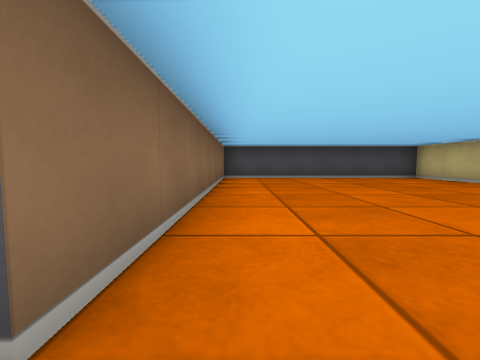
View 1 (above)

18 first-person views from a walk through a cub3D ray-caster map. The camera is about half as high as the walls, tilts 4° down and sees 90° across. The floor is counted in squares. Each view is taken from the middle of a square. On the plan, view 1 faces up. The plan holds only what a view shows up to about 9 squares ahead; the rest is blank.

View 2
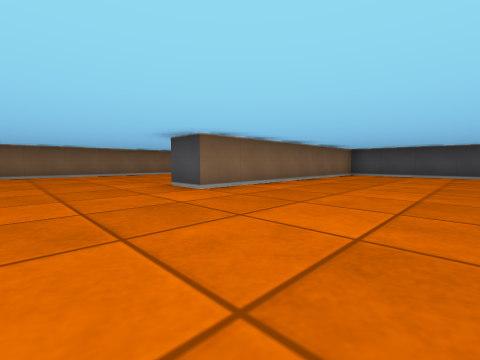

View 3
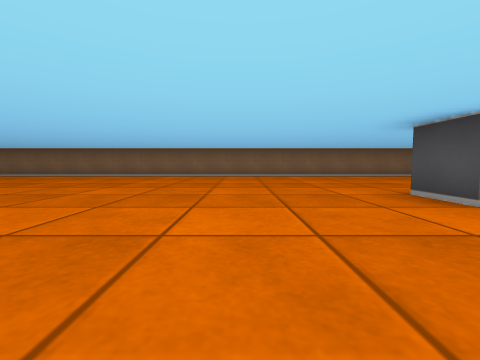

View 4
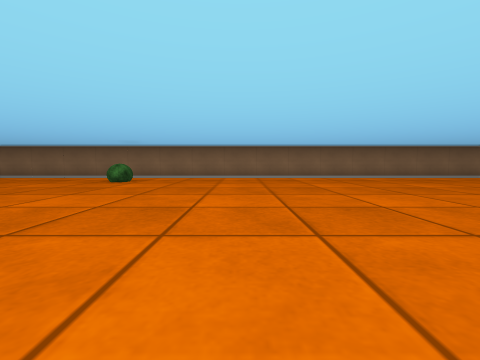

View 5
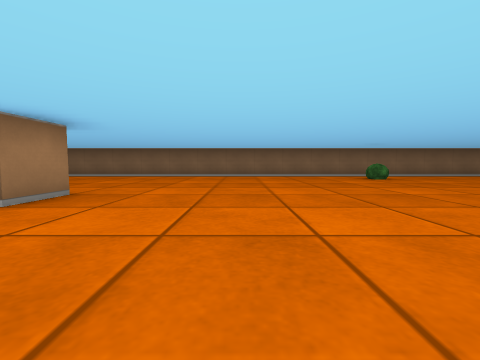

View 6
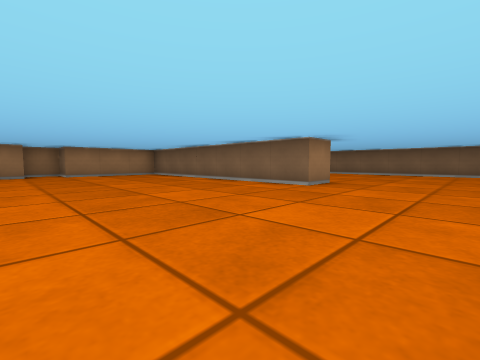

View 7
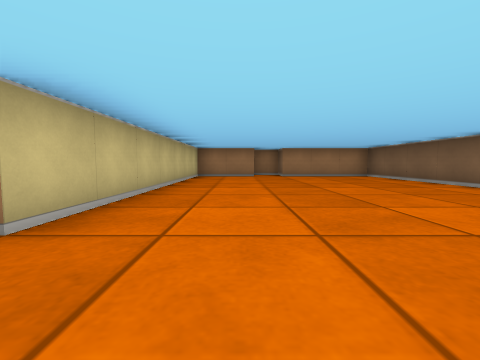

View 8
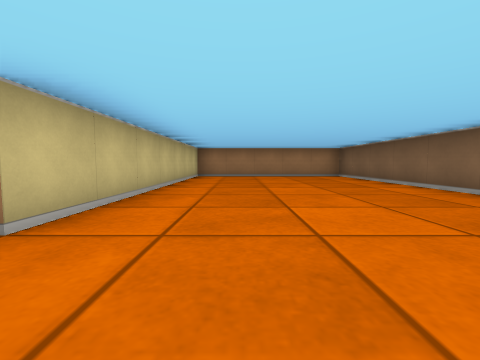

View 9
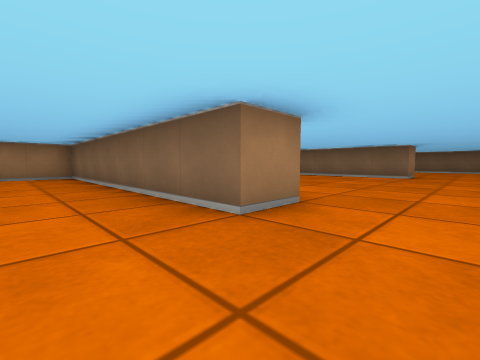

View 10
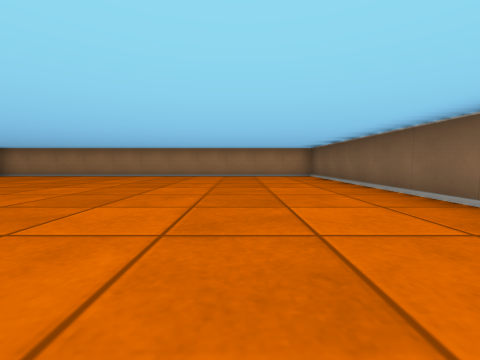

View 11
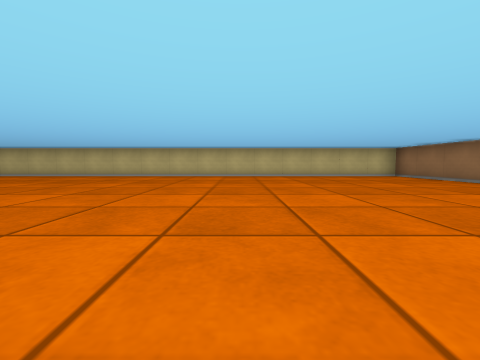

View 12
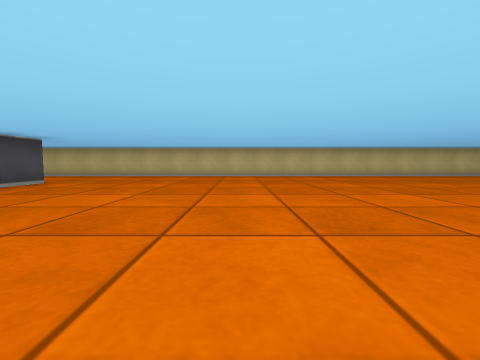

View 13
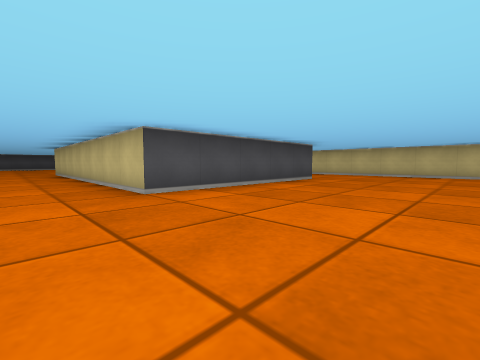

View 14
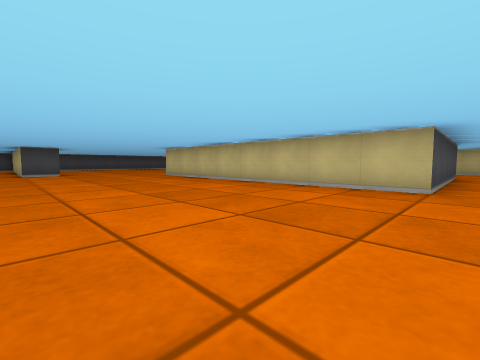

View 15
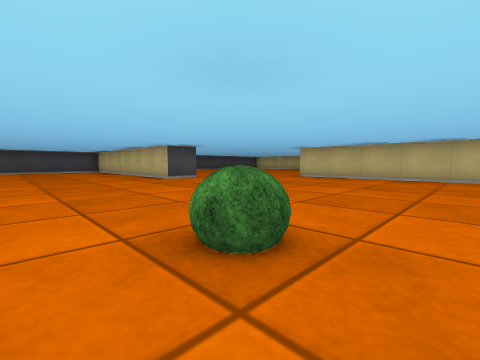

View 16
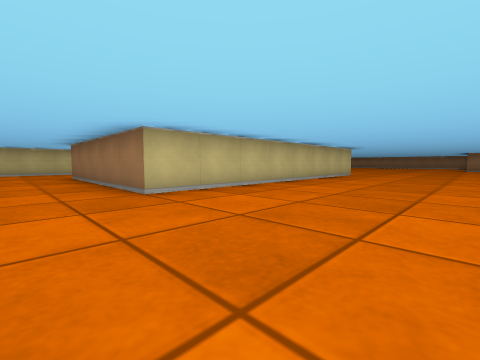

View 17
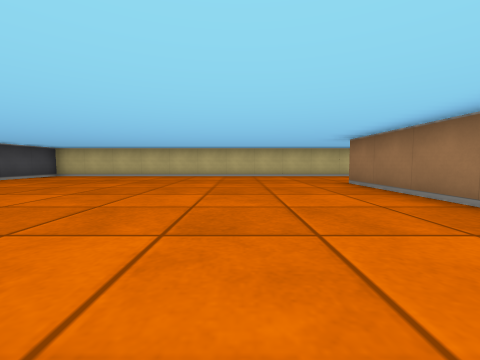

View 18
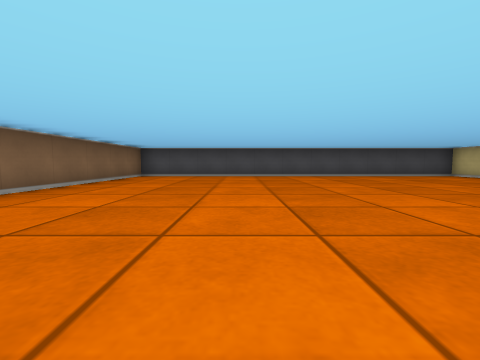

### Floor plan
Points are (right, up) in squares from view 1. A wall is a line through its corners. A room is listed if a view was taken in it or the views show most of it. See-through windows are left out.
Room 1 (views 1, 2, 3, 4, 5, 6, 7, 8, 9, 10, 11, 12, 13, 14, 15, 16, 17, 18)
walls: (14.6, -9.5) (9.5, -9.5) (9.5, -1.5) (14.5, -1.5); (6.6, 0.5) (5.5, 0.5) (5.5, 3.4); (17.5, -2.9) (17.5, 7.5) (6.5, 7.5) (6.5, 2.4); (5.5, 5.5) (5.5, 7.5) (-0.5, 7.5) (-0.5, 0.5) (-1.5, 0.5); (3.4, -24.5) (5.5, -24.5) (5.5, -17.5) (6.5, -17.5) (6.5, -24.5) (17.5, -24.5) (17.5, -7); (-6.5, 4.1) (-6.5, -24.5) (-1.5, -24.5) (-1.5, -17.5) (-0.5, -17.5) (-0.5, -24.5) (2.5, -24.5) (2.5, -25.5) (3.5, -25.5)
objects: bush (-5, -11); bush (3, -5)

Where each view was taken, in squares from view 1:
view 1: 0 up, 0 right, facing up
view 2: 2 down, 3 right, facing up-left
view 3: 2 down, 2 right, facing left
view 4: 8 down, 1 right, facing left
view 5: 15 down, 2 right, facing left
view 6: 15 down, 4 right, facing down-left
view 7: 16 down, 4 right, facing down
view 8: 16 down, 3 left, facing down
view 9: 16 down, 8 right, facing down-left
view 10: 16 down, 9 right, facing down
view 11: 19 down, 9 right, facing right
view 12: 14 down, 9 right, facing right
view 13: 13 down, 8 right, facing up-right
view 14: 10 down, 5 right, facing up-right
view 15: 6 down, 2 right, facing up-right
view 16: 0 up, 6 right, facing down-right
view 17: 1 up, 9 right, facing right
view 18: 1 down, 10 right, facing up
